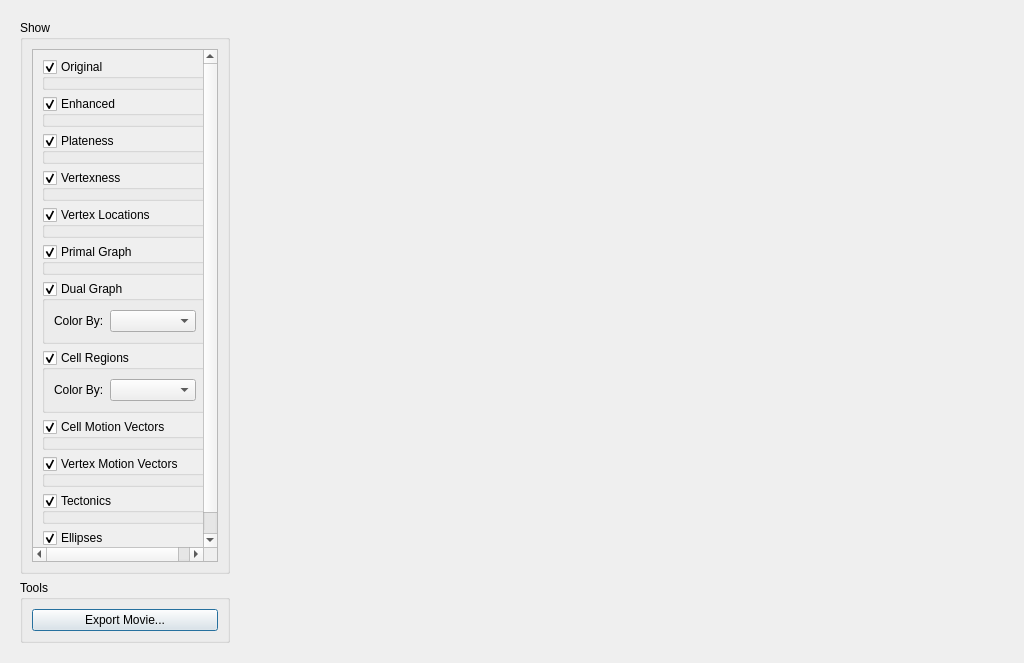
<?xml version="1.0" encoding="UTF-8"?>
<ui version="4.0">
 <class>tttExplorer</class>
 <widget class="QDialog" name="tttExplorer">
  <property name="geometry">
   <rect>
    <x>0</x>
    <y>0</y>
    <width>1024</width>
    <height>663</height>
   </rect>
  </property>
  <property name="windowTitle">
   <string>TTT Explorer</string>
  </property>
  <layout class="QHBoxLayout" name="horizontalLayout">
   <item>
    <widget class="QWidget" name="widget" native="true">
     <property name="sizePolicy">
      <sizepolicy hsizetype="Minimum" vsizetype="Minimum">
       <horstretch>0</horstretch>
       <verstretch>0</verstretch>
      </sizepolicy>
     </property>
     <layout class="QVBoxLayout" name="verticalLayout">
      <item>
       <widget class="QGroupBox" name="groupBox_12">
        <property name="sizePolicy">
         <sizepolicy hsizetype="Minimum" vsizetype="Expanding">
          <horstretch>0</horstretch>
          <verstretch>0</verstretch>
         </sizepolicy>
        </property>
        <property name="title">
         <string>Show</string>
        </property>
        <property name="flat">
         <bool>false</bool>
        </property>
        <layout class="QVBoxLayout" name="verticalLayout_3">
         <item>
          <widget class="QScrollArea" name="scrollArea">
           <property name="sizePolicy">
            <sizepolicy hsizetype="Minimum" vsizetype="Minimum">
             <horstretch>0</horstretch>
             <verstretch>0</verstretch>
            </sizepolicy>
           </property>
           <property name="lineWidth">
            <number>0</number>
           </property>
           <property name="widgetResizable">
            <bool>true</bool>
           </property>
           <widget class="QWidget" name="scrollAreaWidgetContents">
            <property name="geometry">
             <rect>
              <x>0</x>
              <y>0</y>
              <width>220</width>
              <height>520</height>
             </rect>
            </property>
            <layout class="QVBoxLayout" name="verticalLayout_4">
             <item>
              <widget class="QGroupBox" name="groupBox_2">
               <property name="title">
                <string>Original</string>
               </property>
               <property name="checkable">
                <bool>true</bool>
               </property>
              </widget>
             </item>
             <item>
              <widget class="QGroupBox" name="groupBox_13">
               <property name="title">
                <string>Enhanced</string>
               </property>
               <property name="checkable">
                <bool>true</bool>
               </property>
              </widget>
             </item>
             <item>
              <widget class="QGroupBox" name="groupBox">
               <property name="title">
                <string>Plateness</string>
               </property>
               <property name="checkable">
                <bool>true</bool>
               </property>
              </widget>
             </item>
             <item>
              <widget class="QGroupBox" name="groupBox_3">
               <property name="title">
                <string>Vertexness</string>
               </property>
               <property name="checkable">
                <bool>true</bool>
               </property>
              </widget>
             </item>
             <item>
              <widget class="QGroupBox" name="groupBox_4">
               <property name="title">
                <string>Vertex Locations</string>
               </property>
               <property name="checkable">
                <bool>true</bool>
               </property>
              </widget>
             </item>
             <item>
              <widget class="QGroupBox" name="groupBox_5">
               <property name="title">
                <string>Primal Graph</string>
               </property>
               <property name="checkable">
                <bool>true</bool>
               </property>
              </widget>
             </item>
             <item>
              <widget class="QGroupBox" name="groupBox_6">
               <property name="sizePolicy">
                <sizepolicy hsizetype="Minimum" vsizetype="Preferred">
                 <horstretch>0</horstretch>
                 <verstretch>0</verstretch>
                </sizepolicy>
               </property>
               <property name="title">
                <string>Dual Graph</string>
               </property>
               <property name="checkable">
                <bool>true</bool>
               </property>
               <layout class="QFormLayout" name="formLayout_3">
                <item row="0" column="0">
                 <widget class="QLabel" name="colorByLabel_2">
                  <property name="text">
                   <string>Color By:</string>
                  </property>
                 </widget>
                </item>
                <item row="0" column="1">
                 <widget class="QComboBox" name="colorByComboBox_2">
                  <property name="sizePolicy">
                   <sizepolicy hsizetype="Minimum" vsizetype="Fixed">
                    <horstretch>0</horstretch>
                    <verstretch>0</verstretch>
                   </sizepolicy>
                  </property>
                 </widget>
                </item>
               </layout>
              </widget>
             </item>
             <item>
              <widget class="QGroupBox" name="groupBox_7">
               <property name="sizePolicy">
                <sizepolicy hsizetype="Minimum" vsizetype="Preferred">
                 <horstretch>0</horstretch>
                 <verstretch>0</verstretch>
                </sizepolicy>
               </property>
               <property name="title">
                <string>Cell Regions</string>
               </property>
               <property name="checkable">
                <bool>true</bool>
               </property>
               <layout class="QFormLayout" name="formLayout">
                <property name="fieldGrowthPolicy">
                 <enum>QFormLayout::AllNonFixedFieldsGrow</enum>
                </property>
                <item row="0" column="0">
                 <widget class="QLabel" name="colorByLabel">
                  <property name="text">
                   <string>Color By:</string>
                  </property>
                 </widget>
                </item>
                <item row="0" column="1">
                 <widget class="QComboBox" name="colorByComboBox">
                  <property name="sizePolicy">
                   <sizepolicy hsizetype="Minimum" vsizetype="Fixed">
                    <horstretch>0</horstretch>
                    <verstretch>0</verstretch>
                   </sizepolicy>
                  </property>
                 </widget>
                </item>
               </layout>
              </widget>
             </item>
             <item>
              <widget class="QGroupBox" name="groupBox_10">
               <property name="title">
                <string>Cell Motion Vectors</string>
               </property>
               <property name="checkable">
                <bool>true</bool>
               </property>
              </widget>
             </item>
             <item>
              <widget class="QGroupBox" name="groupBox_11">
               <property name="title">
                <string>Vertex Motion Vectors</string>
               </property>
               <property name="checkable">
                <bool>true</bool>
               </property>
              </widget>
             </item>
             <item>
              <widget class="QGroupBox" name="groupBox_9">
               <property name="title">
                <string>Tectonics</string>
               </property>
               <property name="checkable">
                <bool>true</bool>
               </property>
              </widget>
             </item>
             <item>
              <widget class="QGroupBox" name="groupBox_8">
               <property name="title">
                <string>Ellipses</string>
               </property>
               <property name="checkable">
                <bool>true</bool>
               </property>
              </widget>
             </item>
            </layout>
           </widget>
          </widget>
         </item>
        </layout>
       </widget>
      </item>
      <item>
       <widget class="QGroupBox" name="groupBox_14">
        <property name="sizePolicy">
         <sizepolicy hsizetype="Minimum" vsizetype="Preferred">
          <horstretch>0</horstretch>
          <verstretch>0</verstretch>
         </sizepolicy>
        </property>
        <property name="title">
         <string>Tools</string>
        </property>
        <layout class="QVBoxLayout" name="verticalLayout_5">
         <item>
          <widget class="QPushButton" name="pushButton">
           <property name="text">
            <string>Export Movie...</string>
           </property>
          </widget>
         </item>
        </layout>
       </widget>
      </item>
     </layout>
    </widget>
   </item>
   <item>
    <widget class="QWidget" name="widget_2" native="true">
     <property name="sizePolicy">
      <sizepolicy hsizetype="Expanding" vsizetype="Expanding">
       <horstretch>0</horstretch>
       <verstretch>0</verstretch>
      </sizepolicy>
     </property>
     <layout class="QVBoxLayout" name="verticalLayout_2"/>
    </widget>
   </item>
  </layout>
 </widget>
 <resources/>
 <connections/>
</ui>
